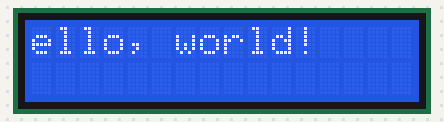
Simulated run of this sketch. Board: Arduino Uno, built with avr-gcc and run on an emulated ATmega328P. Shown: 16×2 character LCD.

Above: at 1.13 s.
At 2.19 s:
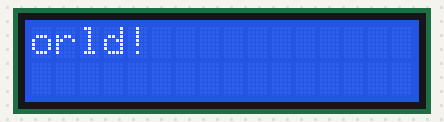
At 3.24 s:
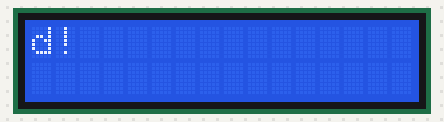
At 5.34 s:
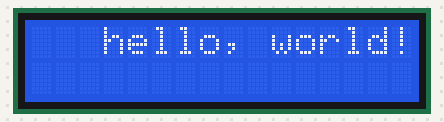
At 7.44 s:
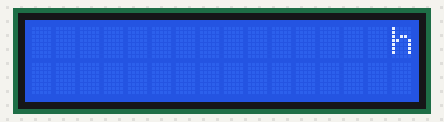
At 9.7 s:
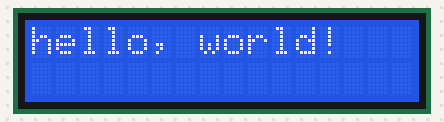

Measured:
- by itself, everything shown: repeats every 9.7 s, in 58 steps
- what the display in image 5 shows lasts 1.2 s, from 9.6 s to 10.8 s

The sketch:

sketch_mar27d.ino
```cpp
#include <LiquidCrystal.h>

// initialize the library by associating any needed LCD interface pin
// with the arduino pin number it is connected to
const int rs = 3, en = 2, d4 = 4, d5 = 5, d6 = 6, d7 = 7;
LiquidCrystal lcd(rs, en, d4, d5, d6, d7);
void setup() {
  // set up the LCD's number of columns and rows:
  lcd.begin(16, 2);
  // Print a message to the LCD.
  lcd.print("hello, world!");
  delay(1000);
}

void loop() {
  // scroll 13 positions (string length) to the left
  // to move it offscreen left:
  for (int positionCounter = 0; positionCounter < 13; positionCounter++) {
    // scroll one position left:
    lcd.scrollDisplayLeft();
    // wait a bit:
    delay(150);
  }

  // scroll 29 positions (string length + display length) to the right
  // to move it offscreen right:
  for (int positionCounter = 0; positionCounter < 29; positionCounter++) {
    // scroll one position right:
    lcd.scrollDisplayRight();
    // wait a bit:
    delay(150);
  }

  // scroll 16 positions (display length + string length) to the left
  // to move it back to center:
  for (int positionCounter = 0; positionCounter < 16; positionCounter++) {
    // scroll one position left:
    lcd.scrollDisplayLeft();
    // wait a bit:
    delay(150);
  }

  // delay at the end of the full loop:
  delay(1000);

}
```
